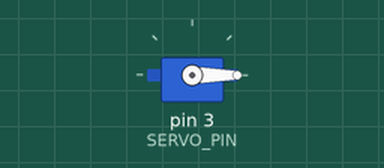
This sketch was run on a simulated Arduino Uno, built with avr-gcc and run on an emulated ATmega328P. Shown: servo. What the sketch prints to the serial monitor is not drawn.

Above: at 0.05 s.
Timing chart, 0 to 4.6 s (numbered marks = the images above):
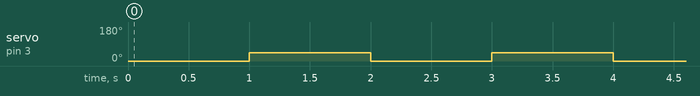

Measured:
- by itself, servo on pin 3 (SERVO_PIN): alternates 45° for 1.0 s and 0° for 1.0 s

The sketch:

servo.ino
```cpp
#include <Servo.h>

#define SERVO_PIN 3 // 3 for Elegoo, 10 for UCtronics, 9 for Eric's Elegoo

Servo myServo;

void setup() {
  Serial.begin(115200);         // Open the serial port to the PC
  Serial.println("Servo v1.0"); // Send an I'm-running message
  myServo.attach(SERVO_PIN);    // Connect the servo to the pin
  myServo.write(0);             // Set the position to 0 deg
}

void loop() {
  myServo.write(0);   // Set the position to 0 deg
  delay(1000);
  myServo.write(45);  // Set the position to 45 deg
  delay(1000);
}
```
